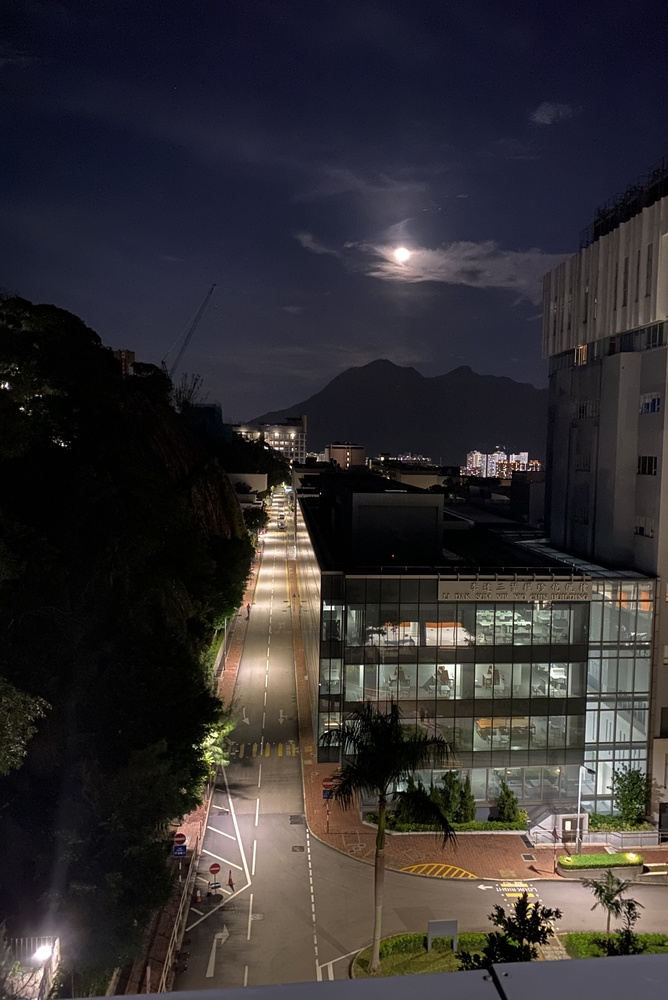
#> input picture IMINPUT/img005.jpg, 668 x 1000 px, shrunk from 2689 x 4026 before the run
$ python ImageStitching.py
#> lines starting #> are read from the running program, lines starting #| are printed output that depends on the picture
import numpy as np
from cv2 import cv2 as cv
from matplotlib import pyplot as plt
import matplotlib.gridspec as gridspec

GOOD_POINTS_LIMITED = 0.99
src = 'IMINPUT/img005.jpg'
des = 'IMINPUT/img006.jpg'

img1_3 = cv.imread(src, 1)  # 基准图像
#> img1_3 is the input picture: shape (1000, 668, 3); mean B, G, R 49.1, 46.8, 50.3
img2_3 = cv.imread(des, 1)  # 拼接图像
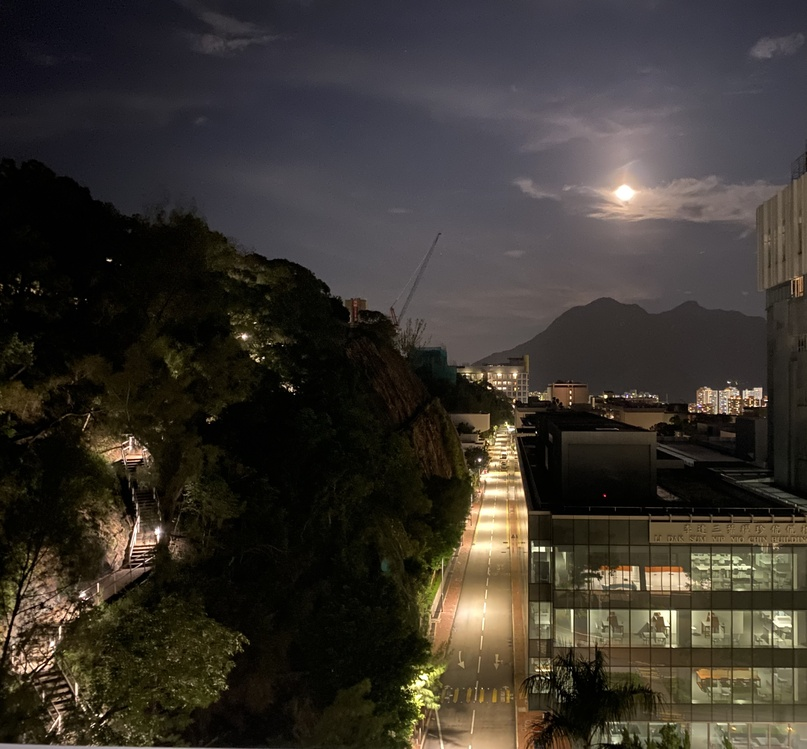
#> input picture IMINPUT/img006.jpg, 807 x 749 px, shrunk from 3249 x 3017 before the run
#> img2_3 is the input picture: shape (749, 807, 3); mean B, G, R 45.7, 52.4, 57.7

orb = cv.ORB_create()

# kp1, kp2: arrays to store keypoints
# des1, des2: descriptor of images
kp1, des1 = orb.detectAndCompute(img1_3, None)
#> kp1 = 500 keypoints; strongest (x, y, size): (332, 606, 31), (324, 608, 37.2), (382, 458, 31), (528, 916, 31)
kp2, des2 = orb.detectAndCompute(img2_3, None)
#> kp2 = 500 keypoints; strongest (x, y, size): (133, 550, 31), (100, 716, 31), (134, 554, 31), (605, 396, 31)

bf = cv.BFMatcher.create()

matches = bf.match(des1, des2)
#> matches = 500 matches

matches = sorted(matches, key=lambda x: x.distance)

goodPoints = []
for i in range(len(matches)-1):
    if matches[i].distance < GOOD_POINTS_LIMITED * matches[i+1].distance:
        goodPoints.append(matches[i])
#> after the loop, goodPoints = 21 matches

# goodPoints = matches[:20] if len(matches) > 20   else matches[:]
print(goodPoints)
#> (printed output is left out)

img3 = cv.drawMatches(img1_3, kp1, img2_3, kp2, goodPoints, flags=2, outImg=None)
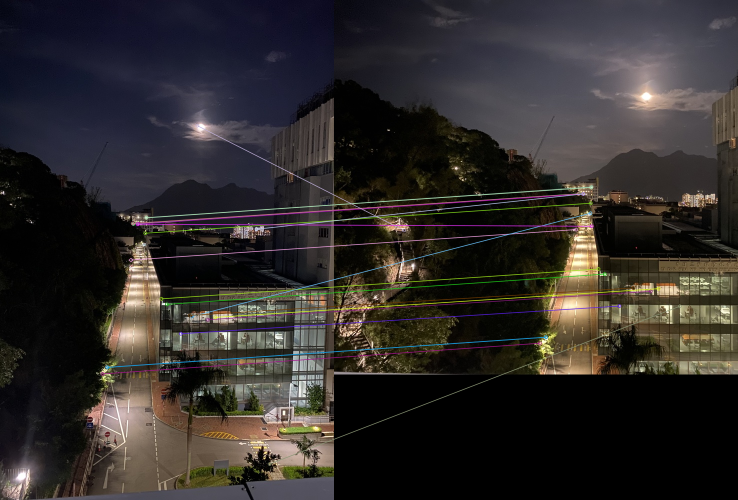
#> img3: shape (1000, 1475, 3) (shown at 1/2 size); mean B, G, R 42.6, 44, 47.8

src_pts = np.float32([kp1[m.queryIdx].pt for m in goodPoints]).reshape(-1, 1, 2)
#> src_pts = 21 rows, first 8: [261.6, 519.6], [213.6, 734.1], [415.1, 639], [361.2, 667], [266.1, 447.6], [265, 446.4], [430, 634.2], [292, 435.5]
dst_pts = np.float32([kp2[m.trainIdx].pt for m in goodPoints]).reshape(-1, 1, 2)
#> dst_pts = 21 rows, first 8: [483.7, 458.6], [423, 673.9], [633, 582.3], [570.2, 611.7], [489, 387.1], [488.2, 387.4], [648.6, 576.9], [514.9, 373.2]

M, mask = cv.findHomography(dst_pts, src_pts, cv.RHO)
#> M = [[1.78, 0.151, -539.3], [0.477, 1.6, -198.1], [0.000791, 0.00021, 1]]; mask = 21 values, max 1 at index 0, min 0 at index 11, mean 0.571

h1, w1, p1 = img2_3.shape
#> h1 = 749; w1 = 807; p1 = 3
h2, w2, p2 = img1_3.shape
#> h2 = 1000; w2 = 668; p2 = 3

h = np.maximum(h1, h2)
#> h = 1000
w = np.maximum(w1, w2)
#> w = 807

_movedis = int(np.maximum(dst_pts[0][0][0], src_pts[0][0][0]))
imageTransform = cv.warpPerspective(img2_3, M, (w1+w2-_movedis, h))
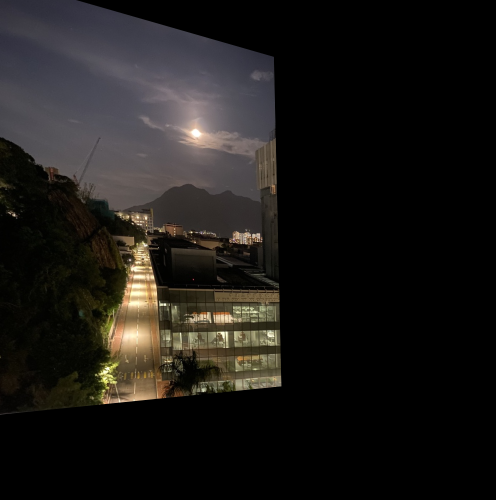
#> imageTransform: shape (1000, 992, 3) (shown at 1/2 size); mean B, G, R 23.4, 25.8, 28.2

M1 = np.float32([[1, 0, 0], [0, 1, 0]])
h_1, w_1, p = img1_3.shape
#> h_1 = 1000; w_1 = 668; p = 3
dst1 = cv.warpAffine(img1_3, M1, (w1+w2-_movedis, h))
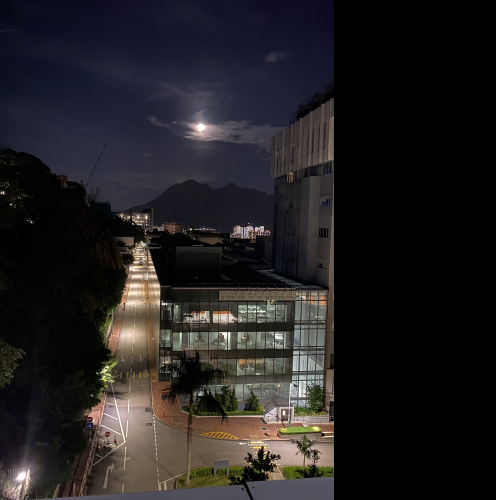
#> dst1: shape (1000, 992, 3) (shown at 1/2 size); mean B, G, R 33, 31.5, 33.9

dst = cv.add(dst1, imageTransform)
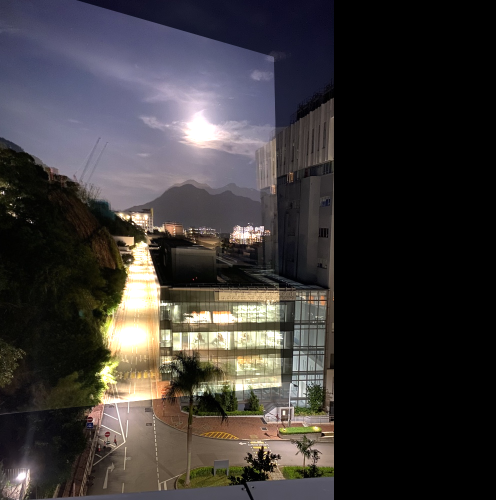
#> dst: shape (1000, 992, 3) (shown at 1/2 size); mean B, G, R 55.8, 55.9, 59.7
dst_no = np.copy(dst)

dst_target = np.maximum(dst1, imageTransform)
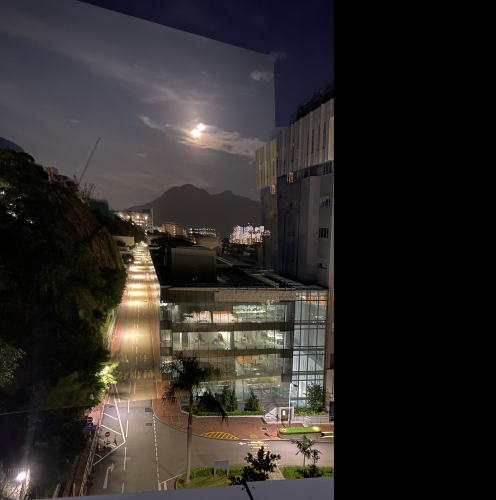
#> dst_target: shape (1000, 992, 3) (shown at 1/2 size); mean B, G, R 40.7, 43, 47

fig = plt.figure(tight_layout=True, figsize=(8, 10))
gs = gridspec.GridSpec(3, 3)
ax = fig.add_subplot(gs[0, 0])
ax.imshow(img1_3)
ax = fig.add_subplot(gs[0, 1])
ax.imshow(img2_3)
ax = fig.add_subplot(gs[0, 2])
ax.imshow(img3)

fig = plt.figure(tight_layout=True, figsize=(8, 10))
gs = gridspec.GridSpec(3, 3)
ax = fig.add_subplot(gs[0, 1])
ax.imshow(imageTransform)
ax = fig.add_subplot(gs[0, 0])
ax.imshow(dst1)
ax = fig.add_subplot(gs[0, 2])
ax.imshow(dst_no)

fig = plt.figure(tight_layout=True, figsize=(8, 8))
gs = gridspec.GridSpec(1, 1)
ax = fig.add_subplot(gs[0, :])
ax.imshow(dst_target)

plt.show()
#> figure, not shown here; B, G, R data is drawn as R, G, B
#> figure, not shown here; B, G, R data is drawn as R, G, B
